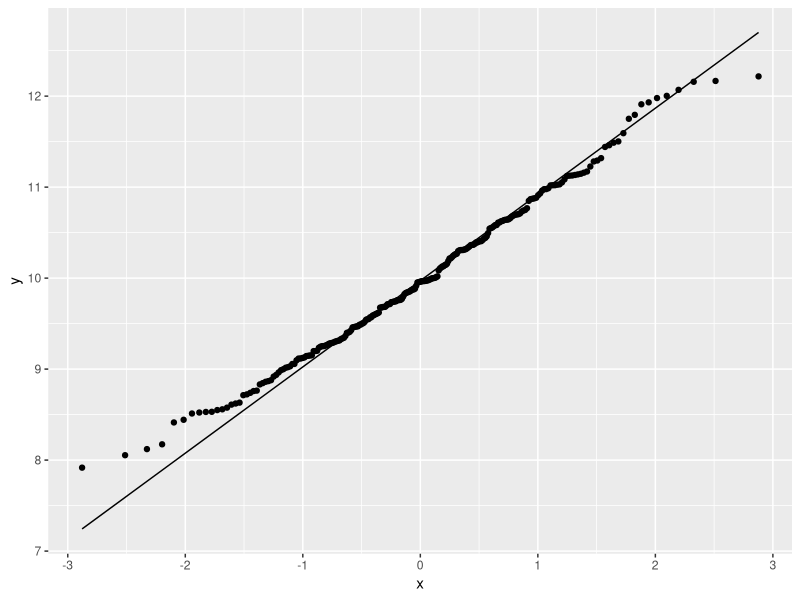

This chart was generated by the following R code:
# Q-Q plot

# Ctrl+L 清屏

# https://mp.weixin.qq.com/s?__biz=Mzg5ODc0MDQzOA==&mid=2247490035&idx=1&sn=16b7861f03451783405b502079fb79fa&chksm=c05ca04af72b295c720eb9e4a1c0b995c41ff6f2e43ecb966094211c9337ac516fa6c8ffd749&scene=27

library(ggplot2)
set.seed(183)
df <- data.frame(x=rnorm(250, mean=10, sd=1))

ggplot(df, aes(sample=x)) + geom_qq() + geom_qq_line(linewidth=0.5)
